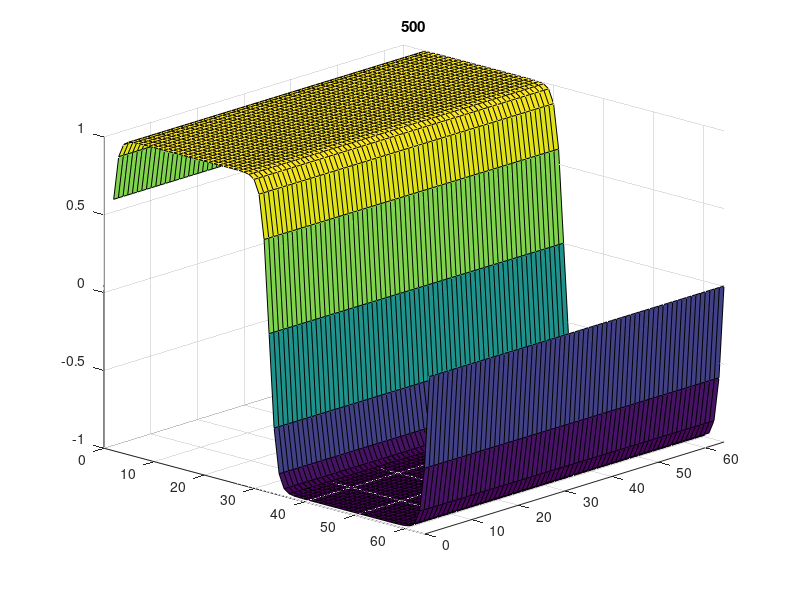

MATLAB code to generate this figure:
%Solving 2D Allen-Cahn Eq using pseudo-spectral with Implicit/Explicit
%u_t= u_{xx}+u_{yy} + u - u^3
%where u-u^3 is treated explicitly and u_{xx} and u_{yy} is treated implicitly
%BC = Periodic
%IC=v=sin(2*pi*x)+0.001*cos(16*pi*x;
clear all; clc;

%Grid
N = 64; h = 1/N; x = h*(1:N); 
dt = .01;

%x and y meshgrid
y=x';
[xx,yy]=meshgrid(x,y);

%initial conditions
v=sin(2*pi*xx)+0.001*cos(16*pi*xx);
epsilon=.01;

%(ik) and (ik)^2 vectors in x and y direction
kx=(1i*[0:N/2-1 0 -N/2+1:-1]);
ky=(1i*[0:N/2-1 0 -N/2+1:-1]');
k2x=kx.^2;
k2y=ky.^2;

ii=1:N;
%(ik)^2 matricies in x and y direction
for m= 1:N
    uxx(m,:)= k2x(ii); %Second derivative in the x-direction
end
 
for j= 1:N 
    uyy(:,j)= k2y(ii); %Second derivative in the y-direction  
end  
        
for n = 1:500
    
    v_nl=v.^3;  %calculates nonlinear term in real space
    
    for m=1:N %FFT in x-direction on linear and nonlinear term
        v_nl(m,:) = fft(v_nl(m,:));
        v_hat(m,:)=fft(v(m,:));
    end
    
    for j=1:N %FFT in y-direction on linear and nonlinear term
        v_nl(:,j) = fft(v_nl(:,j));
        v_hat(:,j)=fft(v_hat(:,j));
    end
    
    vnew=(v_hat/dt-v_nl)./ ...
       (-(uxx+uyy)*epsilon+1/dt-1); %Implicit/Explicit timestepping
  
    for m=1:N %converts to real space in x-direction
        v(m,:)=ifft(vnew(m,:));
    end
    
    for j=1:N %converts to real space in y-direction
        v(:,j)=real(ifft(v(:,j)));
    end
    
   %Plots each timestep
   surf(v); 
   title(num2str(n)); 
   axis([0 N 0 N -1 1]); 
   view(43,22); 
   drawnow;
     
end
